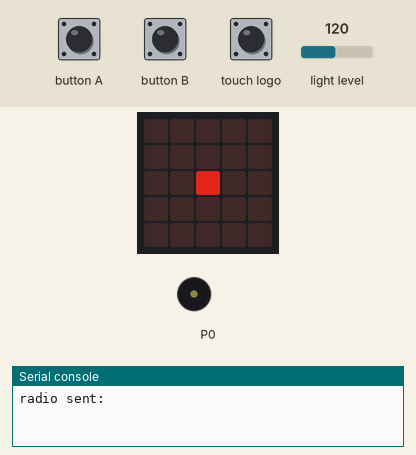
Recording of a program running on a simulated BBC micro:bit running MicroPython. Shown: the board's 5×5 LED display, buzzer (waves = sounding), the last lines printed to the serial console. Inputs (shaded band) come from the test bench; at power-on: light level 120. Dim RGB values are drawn brighter than linear; no radio messages arrive unless stated (any console line starting 'radio sent:' is added by the test bench).

Above: at 1.05 s.
1.7 s: button A pressed for 0.15 s
At 3.2 s:
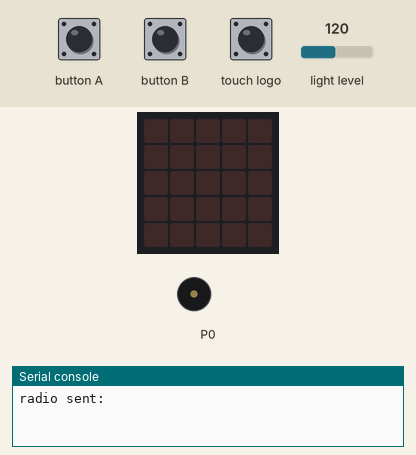
3.5 s: touch logo pressed for 1 s
At 3.71 s:
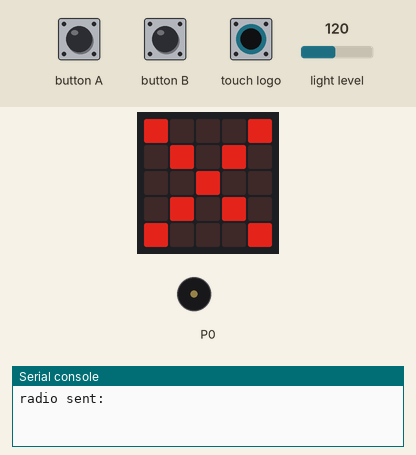
6.0 s: button A pressed for 1 s
At 6.22 s:
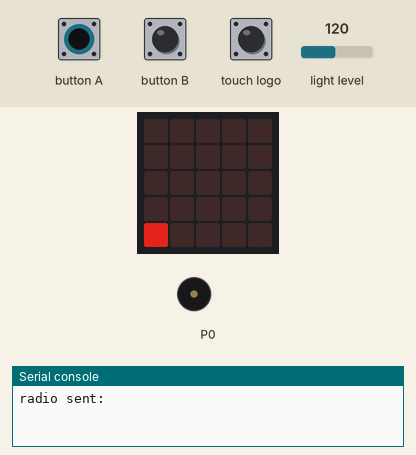
7.6 s: button A pressed for 0.15 s
At 7.8 s:
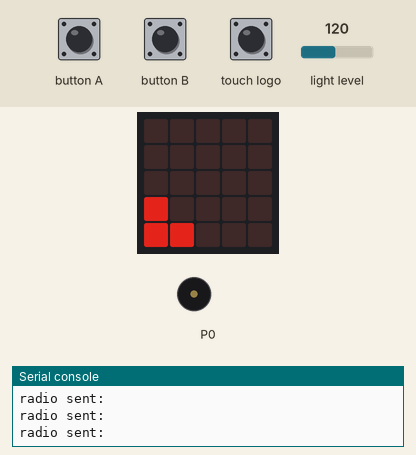
9.2 s: button A pressed for 3.2 s
At 9.39 s:
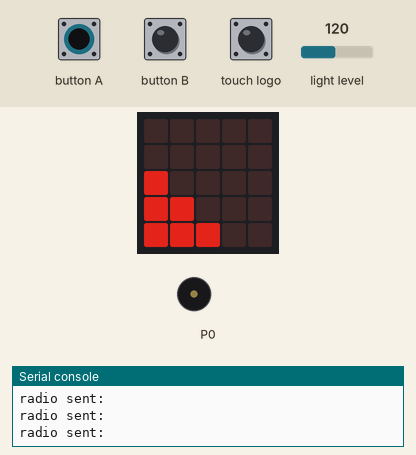
13.0 s: button A pressed for 0.15 s
At 13.24 s:
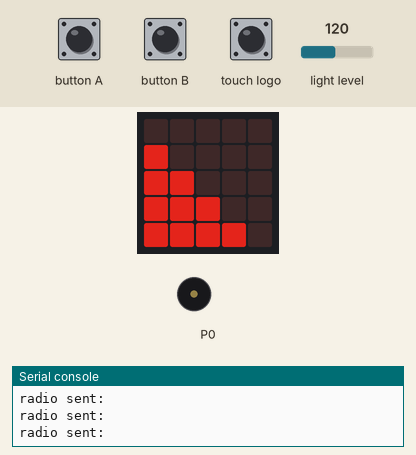
Timing chart, 0 to 14.7 s (numbered marks = the images above; inputs shaded):
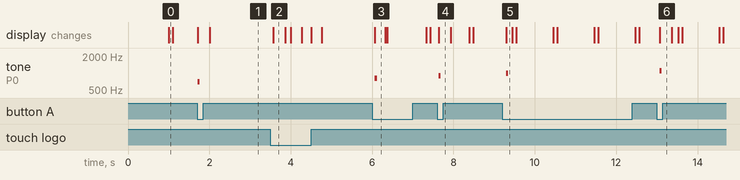

The program:

beacon.py
```python
import radio
import music
from utime import sleep_ms, ticks_ms, ticks_diff
from microbit import display, Image, button_a, button_b, pin_logo, speaker
from micropython import const


def cycle(iter, reverse=False):
    iter = list(iter)
    if reverse:
        iter = iter + list(reversed(iter[1:-1]))
    while True:
        for i in iter:
            yield i


def get_brightness(integer=False):
    BRIGHTNESS_MIN = const(4)
    light = display.read_light_level()
    if integer:
        return int((light / 51) + BRIGHTNESS_MIN)
    return ((light / 42.5) + BRIGHTNESS_MIN) / 10


POWER_IMAGE_PATTERN = (
    4, 5, 6, 7, 8,
    3, 4, 5, 6, 7,
    2, 3, 4, 5, 6,
    1, 2, 3, 4, 5,
    0, 1, 2, 3, 4,
)


def get_power_image(power):
    pixels = bytearray((9 if p <= power else 0 for p in POWER_IMAGE_PATTERN))
    return Image(5, 5, pixels) * get_brightness(integer=True)


def main():
    POWER = cycle(range(-1, 8 + 1), reverse=True)
    CHANNEL = const(0)
    DELAY = const(1000)
    MAX_SIGNAL_TONE = const(3200)
    RSSI_BIG_IMAGE = const(-80)
    PITCH_DURATION = const(50)
    ICON_DELAY = const(300)
    RADIO_CONFIG = {
        'channel': CHANNEL,
        'group': 42,
        'length': 1,
        'queue': 1,
        'data_rate': radio.RATE_1MBIT,
    }

    for _ in range(18):
        power = next(POWER)  # Starting power is 0 (not -1).
    sound = True
    flash = True

    radio.on()
    radio.config(power=power, **RADIO_CONFIG)

    last = ticks_ms()
    while True:
        if pin_logo.is_touched():
            flash = not flash
            image = Image.HEART if flash else Image.NO
            display.show(image * get_brightness(), delay=ICON_DELAY, wait=True, clear=True)
        elif button_a.was_pressed():
            power = next(POWER)
            if power == -1:
                display.show(Image.NO * get_brightness(), delay=ICON_DELAY, wait=False, clear=True)
            else:
                radio.config(power=power, **RADIO_CONFIG)
                display.show(get_power_image(power) * get_brightness(), delay=ICON_DELAY, wait=False, clear=True)
            if sound:
                speaker.on()
                music.pitch(800 + (power * 100), PITCH_DURATION, wait=True)
                speaker.off()  # Trying to optimize power consumption
        elif button_b.was_pressed():
            sound = not sound
            image = Image.MUSIC_QUAVER if sound else Image.NO
            display.show(image * get_brightness(), delay=ICON_DELAY, wait=False, clear=True)
            if sound:
                display.show(Image.MUSIC_QUAVER * get_brightness(), delay=ICON_DELAY, wait=False, clear=True)
                speaker.on()
                music.play(['b5:1', 'e6:2'], wait=True)
                speaker.off()  # Trying to optimize power consumption
        if ticks_diff(ticks_ms(), last) > DELAY:
            last = ticks_ms()
            if power == -1:
                sleep_ms(100)
            else:
                radio.send('B')
                display.set_pixel(2, 2, get_brightness(integer=True))
                sleep_ms(100)
                display.clear()
            details = radio.receive_full()
            if details:
                _, rssi, _ = details
                if flash:
                    image = Image.HEART if rssi > RSSI_BIG_IMAGE else Image.HEART_SMALL
                    display.show(image * get_brightness(), delay=PITCH_DURATION, wait=False, clear=True)
                if sound:
                    tone = int((1 / abs(rssi)) ** 4 * 20000000000)
                    if tone > MAX_SIGNAL_TONE:
                        tone = MAX_SIGNAL_TONE
                    speaker.on()
                    music.pitch(tone, PITCH_DURATION, wait=True)
                    speaker.off()  # Trying to optimize power consumption
        sleep_ms(100)


if __name__ == '__main__':
    main()
```

Measured:
- after the input at 1.7 s, tone on P0: silent → 700 Hz at once, → silent 0.05 s later; the display: first changes at once (image 1 shows a later state)
- after the input at 3.5 s, the display: changes after 0.07 s (image 2)
- after the input at 6.0 s, tone on P0: silent → 800 Hz after 0.07 s, → silent 0.05 s later; the display: changes after 0.07 s (image 3)
- after the input at 7.6 s, tone on P0: silent → 900 Hz at once, → silent 0.05 s later; the display: changes at once (image 4)
- after the input at 9.2 s, tone on P0: silent → 1000 Hz after 0.09 s, → silent 0.05 s later; the display: changes after 0.09 s (image 5)
- after the input at 13.0 s, tone on P0: silent → 1100 Hz after 0.07 s, → silent 0.05 s later; the display: changes after 0.07 s (image 6)
